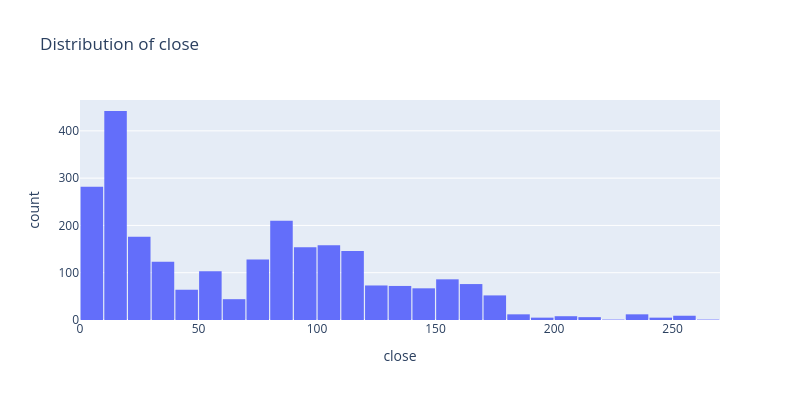

Write notebook code for a chart like this one.
### Code cell
# Distribution of close values
fig = go.Figure()

fig.add_trace(
    go.Histogram(
        x=ts['close'],
        nbinsx=50,
        name='Close'
    )
)

fig.update_layout(
    width=800,
    height=400,
    title='Distribution of close',
    xaxis_title='close',
    yaxis_title='count',
    bargap=0.05
)

fig.show()

### Figure 1 — Plotly figure (JSON) as saved in the notebook; plotly's stock layout.template omitted (floating-point values rounded to 4 significant figures; data arrays with more than 128 entries replaced by an {"elided": "..."} marker saying what was removed)
{"data": [{"name": "Close", "nbinsx": 50, "type": "histogram", "x": {"elided": "2515 float values"}}], "layout": {"bargap": 0.05, "height": 400, "title": {"text": "Distribution of close"}, "width": 800, "xaxis": {"title": {"text": "close"}}, "yaxis": {"title": {"text": "count"}}}}
